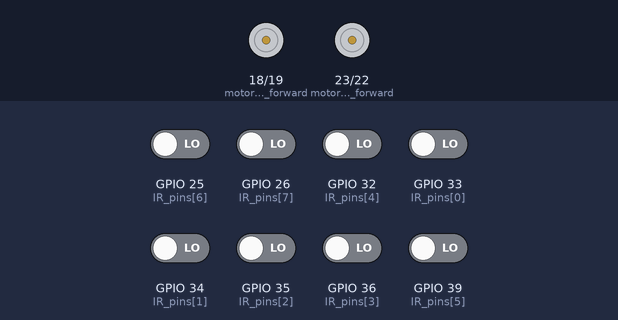
Bench run of a sketch on a simulated ESP32. Parts: motor-driver pin pairs drawn as motors (green arrow = first pin HIGH = forward, orange = second pin HIGH = backward, longer = more drive). Inputs (shaded band) come from the test bench; at power-on: GPIO 25 (IR_pins[6]), GPIO 26 (IR_pins[7]), GPIO 32 (IR_pins[4]), GPIO 33 (IR_pins[0]), GPIO 34 (IR_pins[1]), GPIO 35 (IR_pins[2]), GPIO 36 (IR_pins[3]), GPIO 39 (IR_pins[5]) LOW. What the sketch prints to the serial monitor is not drawn.

Above: at 4.4 s.
4.5 s: GPIO 25 (IR_pins[6]) driven HIGH
At 6.5 s:
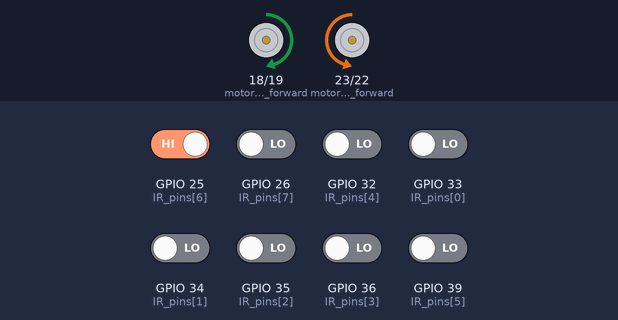
8.8 s: GPIO 33 (IR_pins[0]) driven HIGH
At 8.99 s:
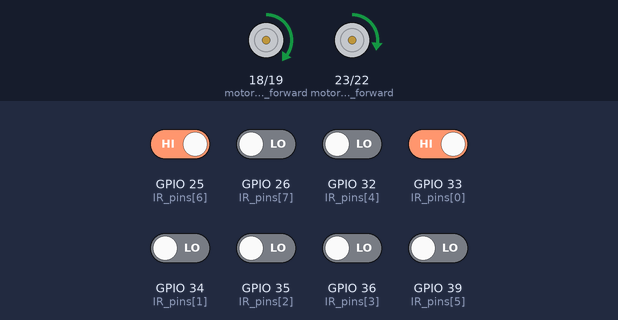
12.3 s: GPIO 34 (IR_pins[1]) driven HIGH
At 13.25 s:
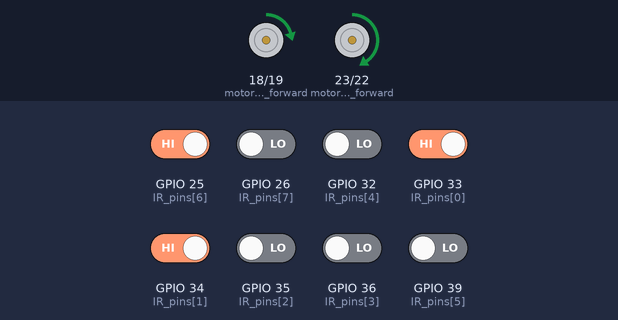
15.8 s: GPIO 34 (IR_pins[1]) driven LOW
19.3 s: GPIO 35 (IR_pins[2]) driven HIGH
At 24.57 s:
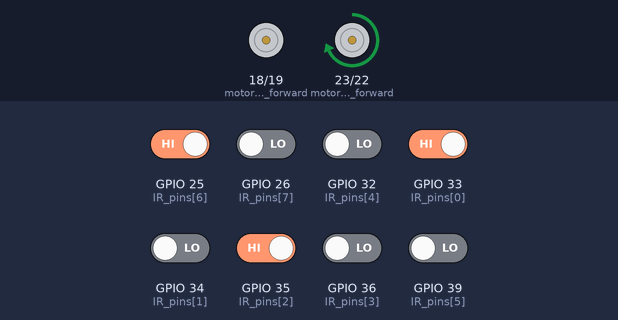
24.6 s: GPIO 35 (IR_pins[2]) driven LOW
Timing chart, 0 to 29.1 s (numbered marks = the images above; inputs shaded):
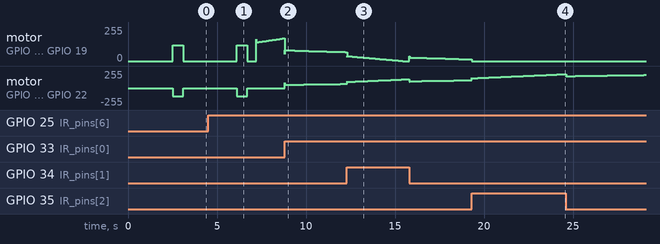

The sketch:

Line_Follower_Robot.ino
```cpp
// PID Parameters
float Kp = 30;  // Proportional gain
float Ki = 0.1;   // Integral gain
float Kd = 10;  // Derivative gain

// Variables for PID
float error = 0, previous_error = 0;
float integral = 0, derivative = 0;
float correction = 0;

// IR Sensor pins
const int IR_pins[] = { 33, 34, 35, 36, 32, 39, 25, 26 };  // IR sensor pins
const int num_sensors = 8;

// Motor control pins
const int motor_left_forward = 18;
const int motor_left_backward = 19;
const int motor_right_forward = 23;
const int motor_right_backward = 22;

// Base motor speed
const int base_speed = 65;

const int NumStations = 3;
int currentStation = 0;

bool shiftCompleted = false;

int returncount=0;

void setup() {
  Serial.begin(115200);

  for (int i = 0; i < num_sensors; i++) {
    pinMode(IR_pins[i], INPUT);
  }

  pinMode(motor_left_forward, OUTPUT);
  pinMode(motor_left_backward, OUTPUT);
  pinMode(motor_right_forward, OUTPUT);
  pinMode(motor_right_backward, OUTPUT);
}

void loop() {
  if (shiftCompleted == false) {
    Serial.println(currentStation);
    int position = readSensors();

    // Check if no line is detected (all sensors are off)
    if (isNoLineDetected()) {
      Serial.println("No line detected! Stopping and turning 180 degrees.");
      stopmotors();  // Stop the robot
      delay(2000);   // Wait for 2 seconds
      turn180();     // Turn 180 degrees
      return;
    }

    int junction = detectLJunction();

    if (junction == 3) {
      Serial.println("T-Junction detected! Turning right.");
      stopmotors();  // Stop the robot for 500ms at the junction
      delay(500);
      turnRight();
      return;
    } else if (junction == 1) {
      Serial.println("Left L-Junction detected! Turning Left.");
      stopmotors();  // Stop the robot for 500ms at the junction
      delay(500);
      turnLeft();
      return;
    } else if (junction == 2) {
      Serial.println("Right L-Junction detected! Turning Right.");
      stopmotors();  // Stop the robot for 500ms at the junction
      delay(500);
      turnRight();
      return;
    }

    error = position - (num_sensors - 1) / 2.0;
    integral += error;
    derivative = error - previous_error;
    correction = (Kp * error) + (Ki * integral) + (Kd * derivative);
    previous_error = error;

    int left_motor_speed = base_speed + correction;
    int right_motor_speed = base_speed - correction;

    left_motor_speed = constrain(left_motor_speed, 0, 1023);
    right_motor_speed = constrain(right_motor_speed, 0, 1023);

    Serial.print("Sensor Values: ");
    for (int i = 0; i < num_sensors; i++) {
      Serial.print(digitalRead(IR_pins[i]));
      Serial.print(" ");
    }
    Serial.println();

    Serial.print("Left Speed: ");
    Serial.print(left_motor_speed);
    Serial.print(" Right Speed: ");
    Serial.println(right_motor_speed);

    driveMotors(left_motor_speed, right_motor_speed);
    delay(10);
  } else {

    Serial.println(currentStation);
    int position = readSensors();

    // Check if no line is detected (all sensors are off)
    if (isNoLineDetected()) {
      Serial.println("No line detected! Stopping and turning 180 degrees.");
      stopmotors();  // Stop the robot
      delay(2000);   // Wait for 2 seconds
      turn180();     // Turn 180 degrees
      return;
    }

    int junction = detectLJunction();

    if (junction == 3) {
      Serial.println("T-Junction detected! Turning right.");
      stopmotors();  // Stop the robot for 500ms at the junction
      delay(500);
      //turnRight();
      return;
    } else if (junction == 1) {
      Serial.println("Left L-Junction detected! Turning Left.");
      stopmotors();  // Stop the robot for 500ms at the junction
      delay(500);
      //turnLeft();
      return;
    } else if (junction == 2) {
      Serial.println("Right L-Junction detected! Turning Right.");
      stopmotors();  // Stop the robot for 500ms at the junction
      delay(500);
      returncount=returncount+1;
      if ((returncount==3)||(returncount==4)) {
        driveMotors(70, 70);
        delay(50);
        return;
      }
      turnRight();
      return;
    }

    error = position - (num_sensors - 1) / 2.0;
    integral += error;
    derivative = error - previous_error;
    correction = (Kp * error) + (Ki * integral) + (Kd * derivative);
    previous_error = error;

    int left_motor_speed = base_speed + correction;
    int right_motor_speed = base_speed - correction;

    left_motor_speed = constrain(left_motor_speed, 0, 1023);
    right_motor_speed = constrain(right_motor_speed, 0, 1023);

    Serial.print("Sensor Values: ");
    for (int i = 0; i < num_sensors; i++) {
      Serial.print(digitalRead(IR_pins[i]));
      Serial.print(" ");
    }
    Serial.println();

    Serial.print("Left Speed: ");
    Serial.print(left_motor_speed);
    Serial.print(" Right Speed: ");
    Serial.println(right_motor_speed);

    driveMotors(left_motor_speed, right_motor_speed);
    delay(10);
  }
}

// Function to check if no line is detected
bool isNoLineDetected() {
  if (currentStation == NumStations) {
    shiftCompleted = true;
  }
  for (int i = 0; i < num_sensors; i++) {
    if (digitalRead(IR_pins[i]) == 1) {  // If any sensor detects the line
      return false;
    }
  }
  currentStation = currentStation + 1;
  return true;  // No line detected if all sensors return 0
}

// Function to turn the robot 180 degrees
void turn180() {
  // Turn one of the motors in reverse and the other forward to turn 180 degrees
  driveMotors(120, -120);  // Rotate the robot
  delay(600);              // Adjust this delay to control the turn duration
  stopmotors();
}


// Function to read sensors and calculate position
int readSensors() {
  int weighted_sum = 0;
  int sum = 0;

  for (int i = 0; i < num_sensors; i++) {
    int sensor_value = digitalRead(IR_pins[i]);
    weighted_sum += sensor_value * i;
    sum += sensor_value;
  }

  if (sum == 0) return (num_sensors - 1) / 2;
  return weighted_sum / sum;
}

// Function to detect an L-junction
int detectLJunction() {
  int left_side = digitalRead(IR_pins[0]) * digitalRead(IR_pins[1]) * digitalRead(IR_pins[2]) * digitalRead(IR_pins[3]);
  int right_side = digitalRead(IR_pins[num_sensors - 1]) * digitalRead(IR_pins[num_sensors - 2]) * digitalRead(IR_pins[num_sensors - 3]) * digitalRead(IR_pins[num_sensors - 4]);

  Serial.print("left_side: ");
  Serial.print(left_side);
  Serial.print(" Right side: ");
  Serial.println(right_side);

  if (left_side * right_side == 1) return 3;  // T-Junction
  else if (left_side == 1) return 1;          // Left L-Junction
  else if (right_side == 1) return 2;         // Right L-Junction

  return 0;  // No L-Junction detected
}

// Function to turn left at an L-Junction
void turnLeft() {
  driveMotors(0, 120);
  delay(700);
}

// Function to turn right at an L-Junction
void turnRight() {
  driveMotors(120, 0);
  delay(800);
}

// Function to drive motors
void driveMotors(int left_speed, int right_speed) {
  if (left_speed > 0) {
    analogWrite(motor_left_forward, left_speed);
    analogWrite(motor_left_backward, 0);
  } else {
    analogWrite(motor_left_forward, 0);
    analogWrite(motor_left_backward, -left_speed);
  }

  if (right_speed > 0) {
    analogWrite(motor_right_forward, right_speed);
    analogWrite(motor_right_backward, 0);
  } else {
    analogWrite(motor_right_forward, 0);
    analogWrite(motor_right_backward, -right_speed);
  }
}

void stopmotors() {
  driveMotors(0, 0);
  delay(500);
}
```
